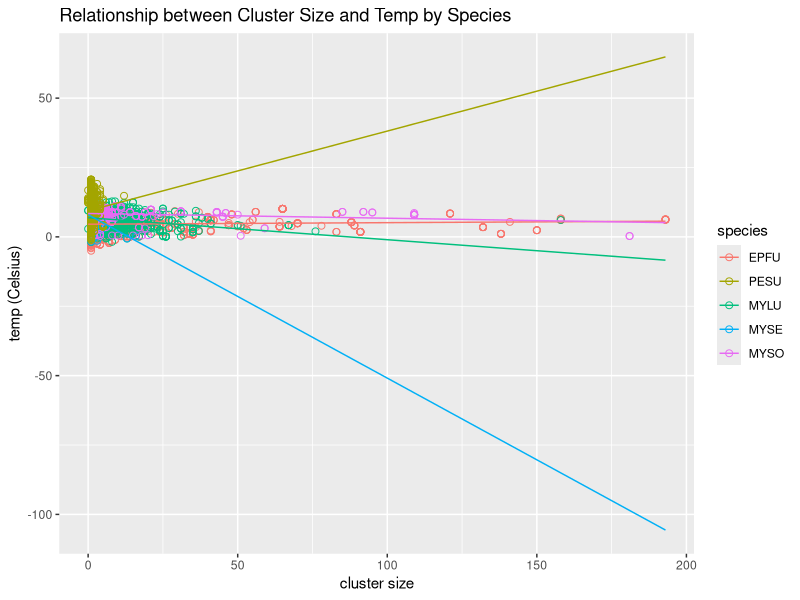

R code for this plot:
# Does the relationship between cluster size and temperature differ by species?
library(ggplot2)

batdat <- read.csv("us_bat_temps.csv")
bat_new <- na.omit(batdat)
#View(batdat)

library(tidyverse)
bat_new = bat_new %>%
  drop_na(cluster_size)%>%
  drop_na(species)%>%
  drop_na(temp) %>%
  filter(species!="LANO")%>% #clean to remove these!!!
  filter(species!="MYAU" )%>%
  filter(species!="SUBSTRATE") %>%
  filter(species!="MYLE") 

g1 <- glm(temp ~ cluster_size * species, data = bat_new, family = gaussian, na.action = na.exclude)
summary(g1) 
#IRL, better to not call family gaussian for a glm but i didn't tell you that so okay


bat_order <- bat_new[order(bat_new$species, bat_new$cluster_size), ]
#better to give this a reduced dataset because SO big
newdat = with(bat_new, 
              expand.grid(
              cluster_size = unique(cluster_size),
              species = unique(species)
              )
)
#hmm doesn't like that because some species are NA - should just remove those
newdat$yhat = predict(g1,newdata = newdat, type="response")
#bat_new$yhat = predict(g1,bat_order, type="response")
head(bat_new$yhat)


#geom_line(data=batdat, aes(x=cluster_size,y=temp,col = species))
plot1 <- ggplot(bat_order,aes(x= cluster_size,y= temp,color=species))+
  geom_point(size=2,shape =1) + 
  geom_line(data = newdat, aes(x = cluster_size, y=yhat, group = species)) + 
  labs(title = "Relationship between Cluster Size and Temp by Species", x = "cluster size", y = "temp (Celsius)")
plot1
#it would be better to log cluster size so you can see this relationship

# The generalized linear model appears to display that there is a prominent effect of cluster size on temperature according to species. 
# (beta = 0.0056, p = 0.031). This indicates that the temperature could increase as the cluster size does as well. It is also reaffirmed that 
# there is a difference between temperature varied by each species. Since some estimates are in the positive range while others are all the way 
# in the negative. The relationship between cluster size and temperature was significant for several species as seen in the summary of 
# the glm as many has a significance code value of 3 asterisks. However, due to the difference of estimates across different species, 
# the results suggest that the interaction between temperature and cluster size is heavily varied.
